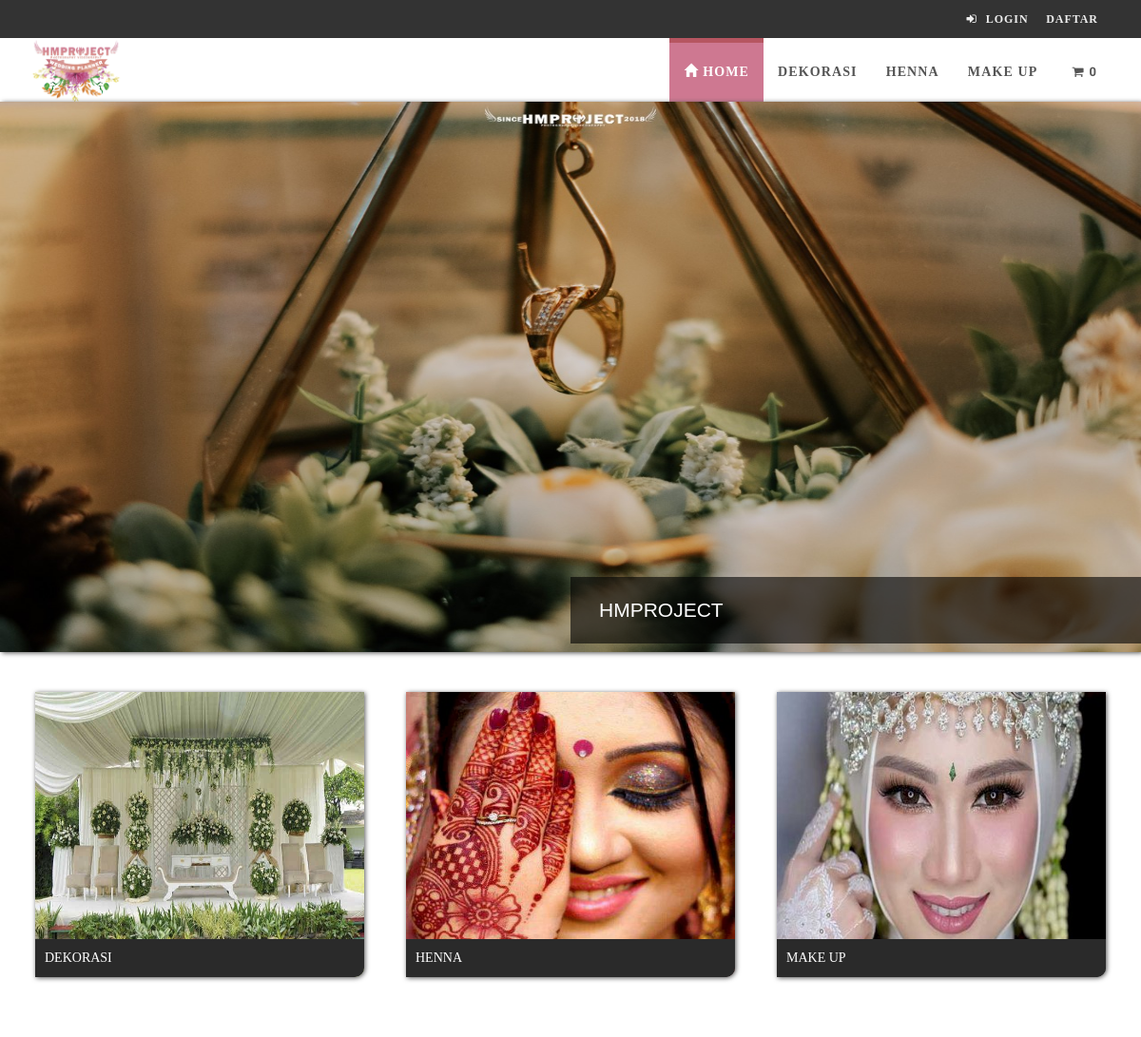
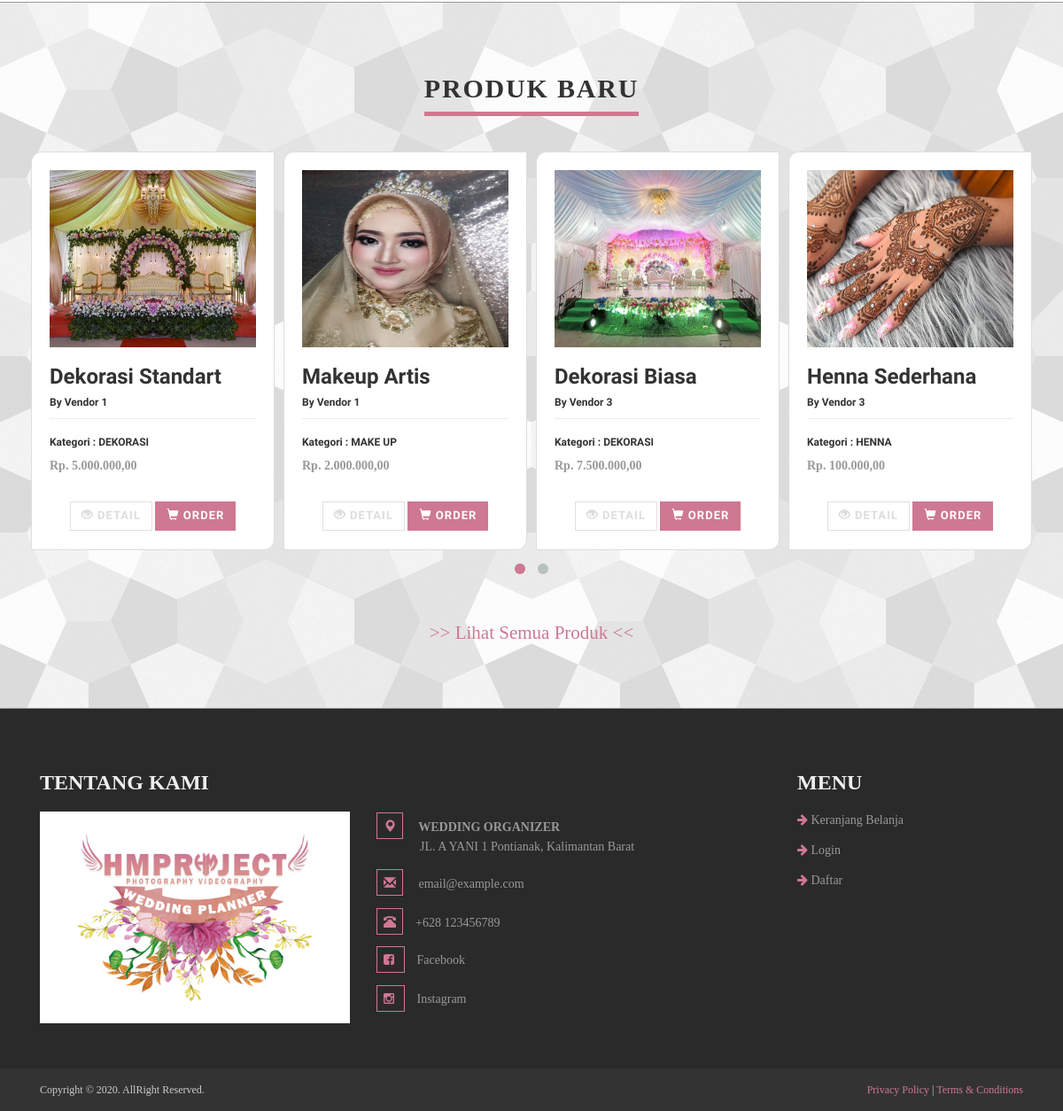
The page / on the database its author committed (2 pictures, top to bottom).
### tables this page shows
CREATE TABLE `tb_kategori_produk` (
  `id` int(11) NOT NULL,
  `nama` varchar(30) NOT NULL,
  `gambar` varchar(255) DEFAULT NULL,
  `slug` varchar(255) NOT NULL
);

CREATE TABLE `tb_produk` (
  `id` int(11) NOT NULL,
  `id_kategori` int(11) NOT NULL,
  `id_vendor` int(11) DEFAULT NULL,
  `nama` varchar(30) NOT NULL,
  `harga` bigint(20) NOT NULL,
  `kuantitas_penjualan` int(2) NOT NULL,
  `deskripsi` text NOT NULL,
  `gambar` varchar(255) DEFAULT NULL,
  `tgl` date NOT NULL,
  `slug` varchar(50) NOT NULL
);

CREATE TABLE `tb_vendor` (
  `id` int(11) NOT NULL,
  `nama` varchar(30) NOT NULL,
  `slug` varchar(50) NOT NULL,
  `email` varchar(50) NOT NULL,
  `no_telp` varchar(13) NOT NULL,
  `alamat` text NOT NULL,
  `password` varchar(255) NOT NULL,
  `status` enum('Menunggu','Diterima') NOT NULL,
  `gambar` varchar(255) DEFAULT NULL
);

### application/controllers/Welcome.php (called while the page is built, shortened)
<?php
class Welcome extends CI_Controller {
	function __construct()
	{
		$this->load->helper('rupiah');
	}
	public function index()
	{
		$data['title'] = 'Selamat Datang';
		$data['kategory_produk'] =  $this->db->order_by('nama', 'asc');
		$data['kategory_produk'] = $this->DButama->GetDB('tb_kategori_produk');
		$data['pr'] = $this->db->order_by('tgl', 'desc');
		$data['pr'] = $this->db->limit('5');
		$data['pr'] = $this->DButama->GetDB('tb_produk');
        $data['ven'] = $this->DButama->GetDB('tb_vendor');
        $this->load->view('utama/temp-header',$data);
		$this->load->view('utama/v_index',$data);
		$this->load->view('utama/temp-footer');
	}
}

### index.php (called while the page is built, shortened)
<?php
require_once BASEPATH.'core/CodeIgniter.php';

### application/models/M_utama.php (called while the page is built, shortened)
<?php
class M_utama extends CI_Model {
	public function GetDB($table='')
	{
		return $this->db->get($table);
	}
}

### application/helpers/rupiah_helper.php (called while the page is built, shortened)
<?php  if ( ! defined('BASEPATH')) exit('No direct script access allowed');
	function rupiah($data)
	{
    $rupiah =number_format($data, 0, ',', '.' );
	return $rupiah;
    }

### application/views/utama/v_index.php (the view, shortened to what this page needs)
<link href="<?php echo base_url() ?>assets/front_end/css/light-carousel1.css" rel="stylesheet" type="text/css">
<div class="sample1">
    <div class="carousel">
        <ul>
            <li> <img src="<?php echo base_url() ?>assets/front_end/images/banner/1.jpg" alt="HMPROJECT"></li>
        </ul>
    </div>
</div>
<section class="">
    <div class="container" style="padding-top:35px;">
            <div class="row">
                <?php foreach ($kategory_produk->result() as $key){ ?>
                    <div class="col-md-4">
                        <div class="team-leader">
                            <div class="team-leader-shadow"><a href="<?php echo site_url('produk/i/'.$key->slug) ?>"></a></div>
                            <img src="<?php echo base_url() ?>assets/assets/img/kategori/<?= $key->gambar?>" alt="<?= $key->nama ?>">
                            <div class="team-leader-span"><?= $key->nama ?></div>
                        </div>
                    </div>
                <?php } ?>
            </div>
    </div>
</section>
<section class="bar background-pentagon no-mb">
    <div class="container">
        <div class="row">
            <div class="col-md-12">
                <div class="heading text-center">
                    <h2>Produk Baru</h2>
                </div>
                <ul class="owl-carousel testimonials same-height-row">
                    <?php
                    foreach ($pr->result() as $key1) {
                    ?>
                    <li class="item" style="height: 450px">
                        <a href="<?= site_url('produk/detail/'.$key1->slug) ?>" >
                        <div class="testimonial same-height-always">
                            <img src="<?php echo base_url('assets/assets/img/produk/'.$key1->gambar); ?>" alt="gambar" class="img-responsive" style="width: 100%; height: 200px">
                            <div class="text">
                                <h3><?= $key1->nama; ?></h3>
                                <h6 style="margin-top: -10px;margin-bottom: -10px;"><?php
                                    foreach ($ven->result() as $key2) {
                                        if ($key2->id==$key1->id_vendor) {
                                            echo 'By '.$key2->nama;
                                        }}
                                    ?>
                                </h6>
                                <hr>
                                <h6>
                                    <?php foreach ($kategory_produk->result() as $key3) {
                                        if ($key3->id==$key1->id_kategori) {
                                            echo 'Kategori : '.$key3->nama;
                                        }}
                                    ?>
                                </h6>
                                <p><b>Rp. <?php echo rupiah($key1->harga); ?>,00 </b></p>
                            </div>
                            <div class="bottom" align="center">
                                <?php $attributes = array('class' => 'form-item'); ?>
                                <?= form_open('', $attributes); ?>
                                    <a href="<?php echo site_url('produk/detail/'.$key1->slug) ?>" class="btn btn-template-transparent-black"><i class="glyphicon glyphicon-eye-open"></i> Detail</a>
                                    <button type="submit" class="btn btn-template-transparent-primary"><i class="glyphicon glyphicon-shopping-cart"></i> Order</</button>
                                <?= form_close(); ?>
                             </div>
                        </div>
                        </a>
                    </li>
                    <?php } ?>
                </ul>
            </div>
            <div><a href="<?php echo site_url('produk/semua') ?>"><p style="font-size: 1.5em;" align="center">>> Lihat Semua Produk <<</p></a>
            </div>
        </div>
    </div>
</section>

### application/views/utama/temp-header.php (shortened to what this page needs)
<!DOCTYPE html>
<html lang="en">
<head>
    <link href='<?= base_url('') ?>assets/front_end/css/fonts/fontawesome.css' rel='stylesheet' type='text/css'>
    <link rel="stylesheet" href="<?= base_url('') ?>assets/front_end/css/fonts/font-awesome.min.css">
    <link rel="stylesheet" href="<?php echo base_url() ?>assets/bootstrap/css/bootstrap.min.css">
    <link href="<?php echo base_url() ?>assets/front_end/css/animate.css" rel="stylesheet">
    <link href="<?php echo base_url() ?>assets/front_end/css/style.default.css" rel="stylesheet" id="theme-stylesheet">
    <link href="<?php echo base_url() ?>assets/front_end/css/owl.carousel.css" rel="stylesheet">
    <link href="<?php echo base_url() ?>assets/front_end/css/owl.theme.css" rel="stylesheet">
    <link href="<?php echo base_url() ?>assets/front_end/css/style-preloader.css" rel="stylesheet" type="text/css" media="all" />
</head>
<body style="background: #f">
    <div id="all">
            <header>
                 <div id="top">
                    <div class="container">
                        <div class="row">
                            <div class="col-xs-4 contact">
                            </div>
                            <div class="col-xs-8">
                                <div class="login" style="float: right;">
                                    <?php if ($this->session->userdata('user_logged_in') == 'Sudah_Loggin') {
                                        ?>
                                        <div class="dropdown active">
                                            <a href="#" class="dropdown-toggle" data-toggle="dropdown"><i class="fa fa-user"></i> <?php echo $this->session->userdata('nama');  ?> <b class="caret"></b></a>
                                            <ul class="dropdown-menu" style="width: 200px">
                                                <li><a href="<?php echo site_url('akun'); ?>"><i class="fa fa-user"></i> <span class=" text-uppercase">Akun</span></a>
                                                </li>
                                                <li><a href="<?php echo site_url('riwayat'); ?>"><i class="fa fa-list"></i><span class=" text-uppercase">Riwayat Belanja</span></a>
                                                </li>
                                                <li><a href="<?php echo site_url('welcome/logout'); ?>"><i class="fa fa-sign-in"></i> <span class=" text-uppercase">Logout</span></a>
                                                </li>
                                            </ul>
                                        </div>
                                        <?php
                                    }else{
                                        ?>
                                        <a href="javascript:void(0)" onclick="login()"><span class="text-uppercase"><i class=" fa fa-sign-in"></i> <span class="text-uppercase">Login</span></a>
                                        <a href="javascript:void(0)" onclick="tambah()"><span class="text-uppercase">Daftar</span></a>
                                        <?php
                                    }
                                    ?>
                                </div>
                            </div>
                        </div>
                    </div>
                </div>
                <div class="navbar-affixed-top" data-spy="affix" data-offset-top="200">
                    <div class="navbar navbar-default yamm" role="navigation" id="navbar">
                        <div class="container">
                            <div class="navbar-header">
                                <a class="navbar-brand home" href="<?php echo site_url(''); ?>">
                                    <img src="<?php echo base_url() ?>assets/front_end/images/logo/logo.png" alt="logo" class="hidden-xs hidden-sm" style="margin-top: -10px; width:100px">
                                </a>
                            </div>
                            <div class="navbar-collapse collapse" id="navigation">
                                <ul class="nav navbar-nav navbar-right">
                                    <li class="home">
                                        <a href="<?php echo site_url(''); ?>"><i class="glyphicon glyphicon-home"></i> Home </a>
                                    </li>
                                    <?php
                                        $kategory_produk = $this->DButama->GetDB('tb_kategori_produk');
                                        foreach ($kategory_produk->result() as $key){
                                    ?>
                                    <li class="<?=  $key->slug ?>"><a href="<?php echo site_url('produk/i/'.$key->slug) ?>"></span> <?=  $key->nama ?></a>
                                        <?php } ?>
                                    <?php
                                        $jumlah_cart = $this->cart->total_items();
                                    ?>
                                    <li class="cart hidden-xs hidden-sm">
                                        <a class="btn btn-small" href="<?php echo site_url('welcome/cart'); ?>" style="border-bottom-width: 0px;">
                                            <i class="fa fa-shopping-cart"></i><span><i id="cart-info"></i><?php echo $jumlah_cart; ?></span>
                                        </a>
                                    </li>
                                </ul>
                            </div>
                        </div>
                    </div>
                </div>
            </header>

### application/views/utama/temp-footer.php (shortened to what this page needs)
<footer id="footer">
  <div class="container">
    <div class="col-md-4 ">
      <h3>TENTANG KAMI</h3>
      <img src="<?php echo base_url() ?>assets/front_end/images/logo/logofooter.png" alt="logo" style="width: 100%">
    </div>
    <div class="col-md-5 operasi">
      <h3>&nbsp;</h3>
      <ul class="alamat">
        <li><i class="glyphicon glyphicon-map-marker"></i><b> WEDDING ORGANIZER</b><span>JL. A YANI 1 Pontianak, Kalimantan Barat</span></li>
        <li><i class="glyphicon glyphicon-envelope"></i><a href="mailto:email@example.com"> email@example.com</a></li>
        <li><i class="glyphicon glyphicon-phone-alt"></i><a href="https://api.whatsapp.com/send?phone=628123456789">+628 123456789</a></li>
        <li><i class="fa fa-facebook-square">&nbsp;</i><a href="#" target="_blank">Facebook</a></li>
        <li><i class="fa fa-instagram">&nbsp;</i><a href="#" target="_blank">Instagram</a></li>
      </ul>
    </div>
    <div class="col-md-3 ">
      <h3>MENU</h3>
      <ul class="infoo">
        <li><i class="fa fa-arrow-right"></i><a href="<?php echo site_url('welcome/cart') ?>"> Keranjang Belanja</a></li>
      <?php if ($this->session->userdata('user_logged_in') == 'Sudah_Loggin') { ?>
        <li><i class="fa fa-arrow-right"></i><a href="<?php echo site_url('riwayat') ?>"> Riwayat Belanja</a></li>
        <li><i class="fa fa-arrow-right"></i><a href="<?php echo site_url('welcome/logout') ?>"> Logout</a></li>
        <?php
      }else{
        ?>
        <li><i class="fa fa-arrow-right"></i><a href="javascript:void(0)" onclick="login()"> Login</a></li>
        <li><i class="fa fa-arrow-right"></i><a href="javascript:void(0)" onclick="tambah()"> Daftar</a></li>
        <?php
      }
      ?>
    </ul>
  </div>
  <div class="clearfix"> </div>
</div>
</footer>
          <div id="copyright">
            <div class="container">
              <div class="col-md-12">
                <p class="pull-left">Copyright &copy; 2020. AllRight Reserved.</p>
                <p class="pull-right"><a href="<?php echo site_url('welcome/about'); ?>">Privacy Policy</a> | <a href="<?php echo site_url('welcome/about'); ?>"> Terms & Conditions</a></p>
              </div>
            </div>
          </div>
        </div>
      </body>
      </html>

### assets/front_end/css/light-carousel1.css (style rules this page uses)
.carousel { position: relative; overflow: hidden; -webkit-transition: 0.3s; transition: 0.3s; box-shadow: 2px 1px 5px; }
.carousel ul { list-style: none; margin: 0; padding: 0; }
.carousel li { opacity: 0; filter: alpha(opacity=0); position: absolute; left: 0; top: 0; width: 100%; -webkit-transition: 0.4s linear; transition: 0.4s linear; }
.carousel li:first-child { opacity: 1; filter: alpha(opacity=100); }
.carousel li.current { opacity: 1; filter: alpha(opacity=100); }

### rows shown on the page
tb_kategori_produk: nama "DEKORASI", gambar (picture)
tb_kategori_produk: nama "HENNA", gambar (picture)
tb_kategori_produk: nama "MAKE UP", gambar (picture)
tb_produk: gambar (picture), nama "Dekorasi Standart", harga "5.000.000"
tb_vendor: nama "Vendor 1"
tb_produk: gambar (picture), nama "Makeup Artis", harga "2.000.000"
tb_produk: gambar (picture), nama "Dekorasi Biasa", harga "7.500.000"
tb_vendor: nama "Vendor 3"
tb_produk: gambar (picture), nama "Henna Sederhana", harga "100.000"

### other values the page prints
$jumlah_cart "0"
